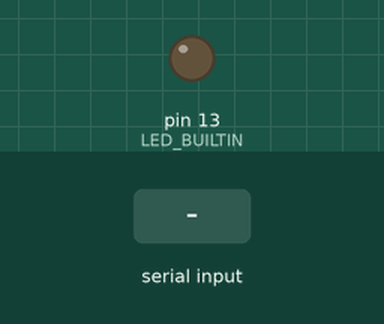
Bench run of a sketch on a simulated Arduino Uno, built with avr-gcc and run on an emulated ATmega328P. Parts: output pins drawn as LEDs (lit = HIGH). The inputs (shaded band) are chosen by the test bench. What the sketch prints to the serial monitor is not drawn.

Above: at 1.2 s.
1.3 s: byte 30 received over Serial
At 1.6 s:
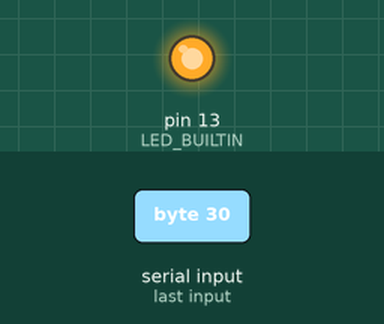
Timing chart, 0 to 4.3 s (numbered marks = the images above; inputs shaded):
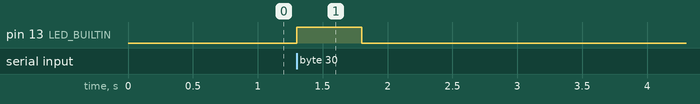

The sketch:

pruebaSerie.ino
```cpp
#include <Servo.h>

 int byteLeido=0;
  void setup() {
  Serial.begin(115200);
  pinMode(LED_BUILTIN, OUTPUT);
  digitalWrite(LED_BUILTIN, LOW);
  Serial.println("Listo");
  }

void loop() {

if(Serial.available()>0){
  digitalWrite(LED_BUILTIN, HIGH);
  delay(500);
  byteLeido=Serial.read();
  Serial.println(byteLeido);
  digitalWrite(LED_BUILTIN, LOW);
    }
}//Fin loop
```

Measured:
- after the input at 1.3 s, pin 13 (LED_BUILTIN): LOW → HIGH at once, → LOW 0.50 s later
